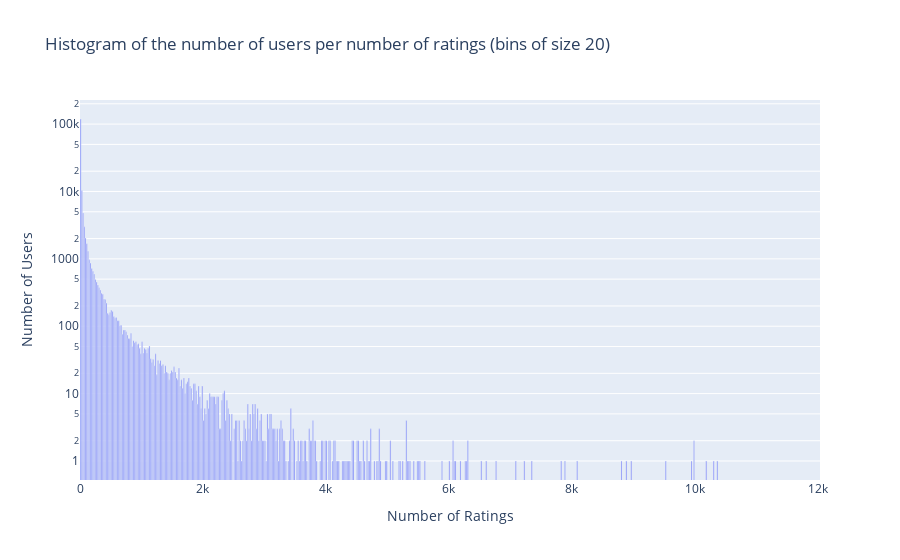

The cell this chart's notebook holds for it:
### Code cell
import plotly.express as px
import numpy as np

#df_users_cut = df_users[df_users.nbr_ratings < 1500]
# create the bins
counts, bins = np.histogram(df_users.nbr_ratings, bins=range(0, df_users.nbr_ratings.max(), 20))
bins = 0.5 * (bins[:-1] + bins[1:])
fig = px.bar(x=bins, y=counts, labels={'x' : 'Number of Ratings', 'y' : 'Number of Users'}, title = 'Histogram of the number of users per number of ratings (bins of size 20)',log_y=True)
fig.show()
#fig.write_html('./plots/histogramstyle.html')

### Figure 1 — Plotly figure (JSON) as saved in the notebook; plotly's stock layout.template omitted (floating-point values rounded to 4 significant figures; data arrays with more than 128 entries replaced by an {"elided": "..."} marker saying what was removed)
{"data": [{"alignmentgroup": "True", "hovertemplate": "Number of Ratings=%{x}<br>Number of Users=%{y}<extra></extra>", "legendgroup": "", "marker": {"color": "#636efa", "pattern": {"shape": ""}}, "name": "", "offsetgroup": "", "orientation": "v", "showlegend": false, "textposition": "auto", "type": "bar", "x": {"elided": "602 int values"}, "xaxis": "x", "y": {"elided": "602 int values"}, "yaxis": "y"}], "layout": {"barmode": "relative", "legend": {"tracegroupgap": 0}, "title": {"text": "Histogram of the number of users per number of ratings (bins of size 20)"}, "xaxis": {"anchor": "y", "domain": [0, 1], "title": {"text": "Number of Ratings"}}, "yaxis": {"anchor": "x", "domain": [0, 1], "title": {"text": "Number of Users"}, "type": "log"}}}
